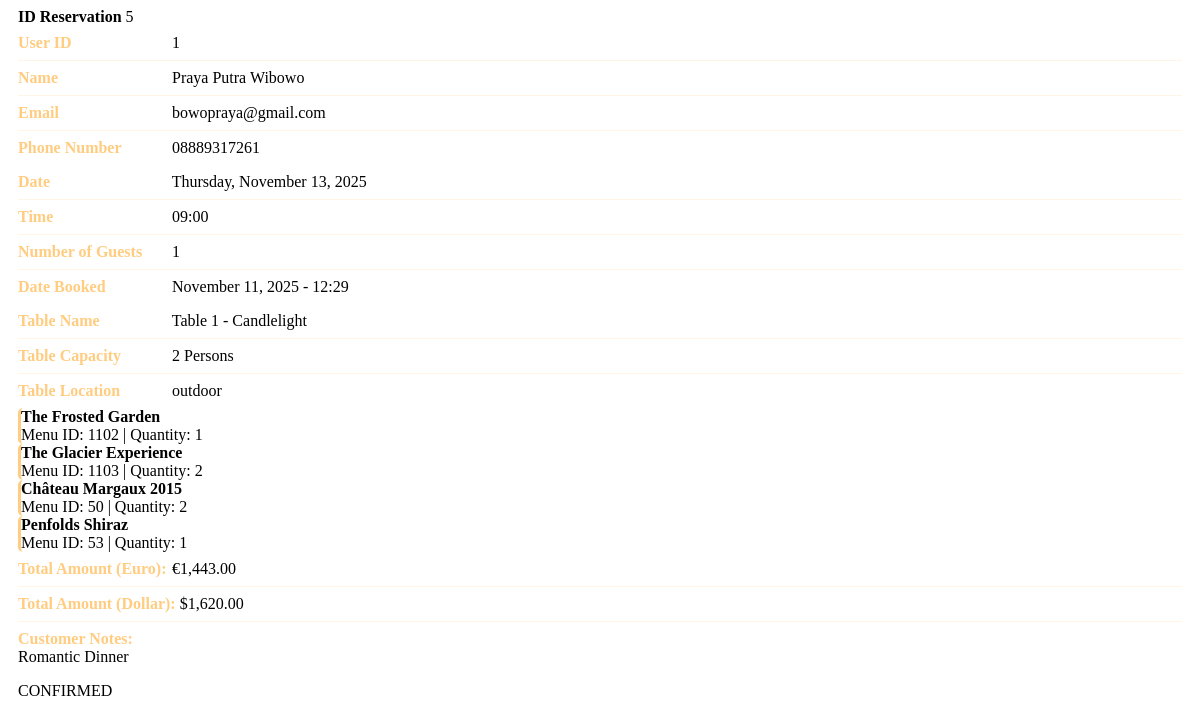
The page /get_reservation_detail.php?id=5 (signed in) on the database its author committed.
### tables this page shows
CREATE TABLE `reservasi` (
  `id_reservasi` int(11) NOT NULL,
  `id_user` int(11) NOT NULL,
  `id_meja` int(11) NOT NULL,
  `tanggal_reservasi` date NOT NULL,
  `waktu_reservasi` time NOT NULL,
  `jumlah_orang` int(11) NOT NULL,
  `catatan` text DEFAULT NULL,
  `total_euro` decimal(10,2) NOT NULL,
  `total_dollar` decimal(10,2) NOT NULL,
  `status` enum('Scheduled','Confirmed','Completed','Cancelled') DEFAULT 'Scheduled',
  `tanggal_dibuat` timestamp NOT NULL DEFAULT current_timestamp()
);

CREATE TABLE `users` (
  `id_user` int(11) NOT NULL,
  `nama` varchar(100) NOT NULL,
  `username` varchar(50) DEFAULT NULL,
  `email` varchar(100) NOT NULL,
  `password` varchar(255) NOT NULL,
  `no_telp` varchar(20) DEFAULT NULL,
  `role` enum('user','admin') DEFAULT 'user'
);

CREATE TABLE `meja` (
  `id_meja` int(11) NOT NULL,
  `nama_meja` varchar(50) NOT NULL,
  `kapasitas` int(11) NOT NULL,
  `lokasi` enum('indoor','outdoor') NOT NULL,
  `catatan` text DEFAULT NULL
);

CREATE TABLE `reservasi_menu` (
  `id_reservasi_menu` int(11) NOT NULL,
  `id_reservasi` int(11) DEFAULT NULL,
  `id_menu` int(11) DEFAULT NULL,
  `jumlah` int(11) DEFAULT 1,
  `catatan` text DEFAULT NULL
);

CREATE TABLE `menu` (
  `id_menu` int(11) NOT NULL,
  `id_kategori` int(11) NOT NULL,
  `nama_menu` varchar(100) NOT NULL,
  `deskripsi` text DEFAULT NULL,
  `harga_euro` decimal(10,2) NOT NULL,
  `harga_dollar` decimal(10,2) NOT NULL,
  `foto` varchar(255) DEFAULT NULL,
  `status` enum('aktif','nonaktif') DEFAULT 'aktif'
);

### get_reservation_detail.php (the view, shortened to what this page needs)
<?php
include 'db.php';
if (isset($_GET['id'])) {
    $id_reservasi = $_GET['id'];
    try {
        $query = "SELECT r.*, u.nama, u.email, u.no_telp, m.nama_meja, m.kapasitas, m.lokasi
                  FROM reservasi r
                  JOIN users u ON r.id_user = u.id_user
                  JOIN meja m ON r.id_meja = m.id_meja
                  WHERE r.id_reservasi = ?";
        $stmt = $pdo->prepare($query);
        $stmt->execute([$id_reservasi]);
        $reservation = $stmt->fetch();
        if ($reservation) {
            $menu_query = "SELECT rm.id_menu, rm.jumlah, rm.catatan, mn.nama_menu
                           FROM reservasi_menu rm
                           JOIN menu mn ON rm.id_menu = mn.id_menu
                           WHERE rm.id_reservasi = ?";
            $menu_stmt = $pdo->prepare($menu_query);
            $menu_stmt->execute([$id_reservasi]);
            $menu_items = $menu_stmt->fetchAll();
            ?>
            <div class="reservation-details">
                <div class="detail-section mb-4">
                        <strong>ID Reservation</strong> <?php echo $reservation['id_reservasi']; ?>
                </div>
                <div class="detail-section mb-4">
                    <div class="detail-item">
                        <strong>User ID</strong> <?php echo $reservation['id_user']; ?>
                    </div>
                    <div class="detail-item">
                        <strong>Name</strong> <?php echo htmlspecialchars($reservation['nama']); ?>
                    </div>
                    <div class="detail-item">
                        <strong>Email</strong> <?php echo htmlspecialchars($reservation['email']); ?>
                    </div>
                    <div class="detail-item">
                        <strong>Phone Number</strong> <?php echo htmlspecialchars($reservation['no_telp']); ?>
                    </div>
                </div>
                <div class="detail-section mb-4">
                    <div class="detail-item">
                        <strong>Date</strong> <?php echo date('l, F j, Y', strtotime($reservation['tanggal_reservasi'])); ?>
                    </div>
                    <div class="detail-item">
                        <strong>Time</strong> <?php echo date('H:i', strtotime($reservation['waktu_reservasi'])); ?>
                    </div>
                    <div class="detail-item">
                        <strong>Number of Guests</strong> <?php echo $reservation['jumlah_orang']; ?>
                    </div>
                    <div class="detail-item">
                        <strong>Date Booked</strong> <?php echo date('F j, Y - H:i', strtotime($reservation['tanggal_dibuat'])); ?>
                    </div>
                </div>
                <div class="detail-section mb-4">
                    <div class="detail-item">
                        <strong>Table Name</strong> <?php echo htmlspecialchars($reservation['nama_meja']); ?>
                    </div>
                    <div class="detail-item">
                        <strong>Table Capacity</strong> <?php echo $reservation['kapasitas']; ?> Persons
                    </div>
                    <div class="detail-item">
                        <strong>Table Location</strong> <?php echo htmlspecialchars($reservation['lokasi']); ?>
                    </div>
                </div>
                <div class="detail-section mb-4">
                    <?php if (!empty($menu_items)): ?>
                        <div class="menu-list">
                            <?php foreach ($menu_items as $menu): ?>
                                <div class="menu-item mb-2 p-2">
                                    <div class="d-flex justify-content-between align-items-start">
                                        <div>
                                            <strong><?php echo htmlspecialchars($menu['nama_menu']);?></strong>
                                            <div class="small text-light">
                                                Menu ID: <?php echo $menu['id_menu']; ?> |
                                                Quantity: <?php echo $menu['jumlah']; ?>
                                            </div>
                                        </div>
                                    </div>
                                </div>
                            <?php endforeach; ?>
                        </div>
                    <?php else: ?>
                        <div class="detail-item text-muted">
                            No menu items ordered.
                        </div>
                    <?php endif; ?>
                </div>
                <div class="detail-section mb-4">
                    <div class="detail-item">
                        <strong>Total Amount (Euro):</strong> €<?php echo number_format($reservation['total_euro'], 2); ?>
                    </div>
                    <div class="detail-item">
                        <strong>Total Amount (Dollar):</strong> $<?php echo number_format($reservation['total_dollar'], 2); ?>
                    </div>
                    <div class="detail-item mt-3">
                        <strong>Customer Notes:</strong><br>
                        <?php echo !empty($reservation['catatan']) ? nl2br(htmlspecialchars($reservation['catatan'])) : '<span class="text-light">No notes provided</span>'; ?>
                    </div>
                </div>
                <div class="detail-section">
                    <div class="detail-item">
                        <span class="status-badge status-<?php echo strtolower($reservation['status']); ?>">
                            <?php echo strtoupper($reservation['status']); ?>
                        </span>
                    </div>
                </div>
            </div>
            <?php
        } else {
            echo '<div class="alert alert-danger">Reservation not found.</div>';
        }
    } catch (Exception $e) {
        echo '<div class="alert alert-danger">Error loading reservation details: ' . htmlspecialchars($e->getMessage()) . '</div>';
    }
} else {
    echo '<div class="alert alert-danger">No reservation ID provided.</div>';
}
?>

### get_reservation_detail.php (style rules this page uses)
.detail-section { padding: 0 10px; }
.detail-item { padding: 8px 0; border-bottom: 1px solid rgba(255, 204, 128, 0.2); }
.detail-item:last-child { border-bottom: none; }
.detail-item strong { color: #ffcc80; min-width: 150px; display: inline-block; }
.menu-list { max-height: 200px; overflow-y: auto; }
.menu-item { background: rgba(255, 255, 255, 0.05); border-radius: 5px; border-left: 3px solid #ffcc80; }

### rows shown on the page
reservasi: id_reservasi "5", id_user "1", id_user.nama "Praya Putra Wibowo", id_user.email "bowopraya@gmail.com", id_user.no_telp "08889317261", tanggal_reservasi "Thursday, November 13, 2025", waktu_reservasi "09:00", jumlah_orang "1", tanggal_dibuat "November 11, 2025 - 12:29", id_meja.nama_meja "Table 1 - Candlelight", id_meja.kapasitas "2", id_meja.lokasi "outdoor", total_euro "1,443.00", total_dollar "1,620.00", catatan "Romantic Dinner", status "CONFIRMED"
reservasi_menu: id_menu.nama_menu "The Frosted Garden", id_menu "1102", jumlah "1"
reservasi_menu: id_menu.nama_menu "The Glacier Experience", id_menu "1103", jumlah "2"
reservasi_menu: id_menu.nama_menu "Château Margaux 2015", id_menu "50", jumlah "2"
reservasi_menu: id_menu.nama_menu "Penfolds Shiraz", id_menu "53", jumlah "1"
